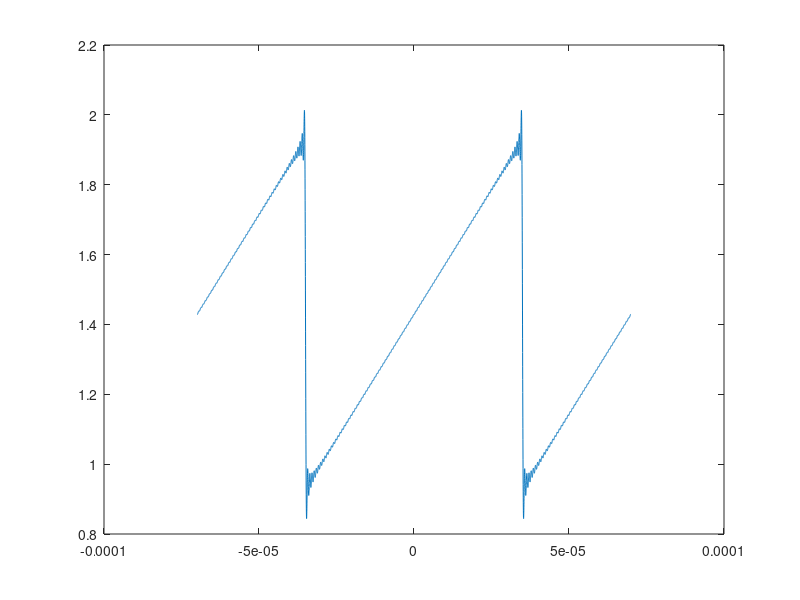

The MATLAB script that drew this image:
Ipk=1

h=@(n)-Ipk./(pi.*n).*cos(pi.*n)
n=linspace(1,100,100);
n=h(n);
Fn=@(n) 2*pi/(70e-6).*n;
fn=linspace(1,100,100);
fn=Fn(fn);
t=linspace(-0.00007,0.00007,10000);
currentAmp= zeros(1,10000);
totalAmp=zeros(1,10000);
for k= 1:length(n)
    currentAmp = n(k).*sin(fn(k).*t);
    totalAmp = totalAmp+currentAmp;
end
totalAmp=1.4286+totalAmp;
plot(t,totalAmp)
